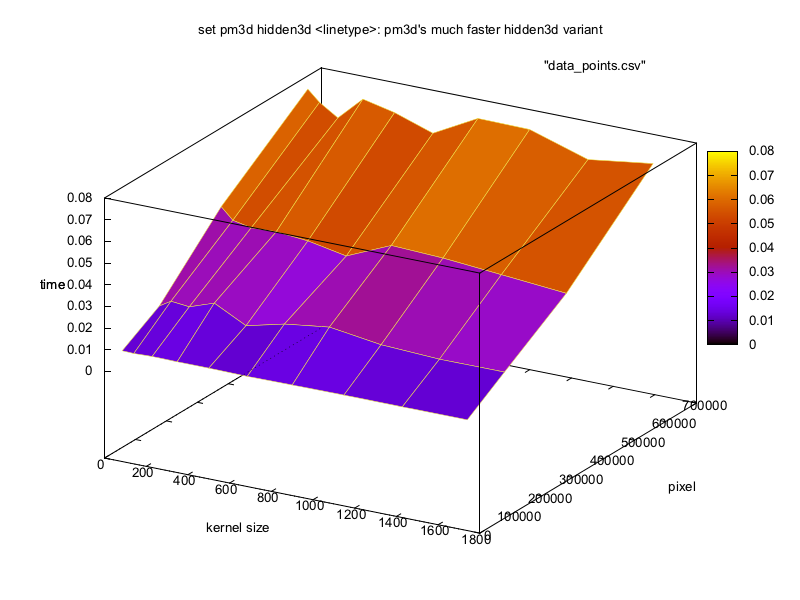

Reproduce this figure in gnuplot.
set terminal pngcairo transparent enhanced font "arial,10" fontscale 1.0 size 800,600; set zeroaxis;;
set output "chart.png"
set datafile separator "," 
set border 4095 front linetype -1 linewidth 1.000
set style line 100  linetype 5 linecolor rgb "#f0e442"  linewidth 0.500 pointtype 5 pointsize default pointinterval 0
set samples 30
set isosamples 30
unset surface
set title "set pm3d hidden3d <linetype>: pm3d's much faster hidden3d variant"
set pm3d implicit at s
set pm3d interpolate 1,1 flush begin noftriangles hidden3d 100 corners2color mean
set xlabel "kernel size"
set ylabel "pixel"
set zlabel "time"
splot "data_points.csv"